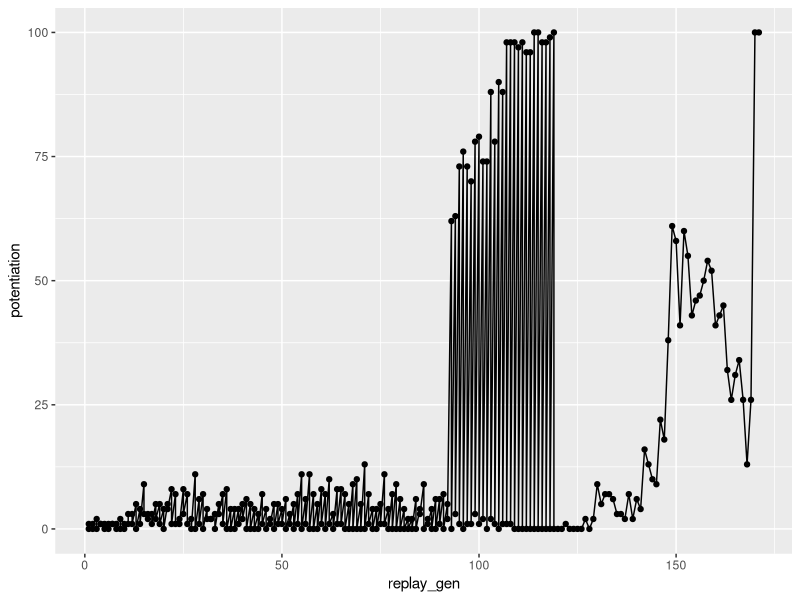
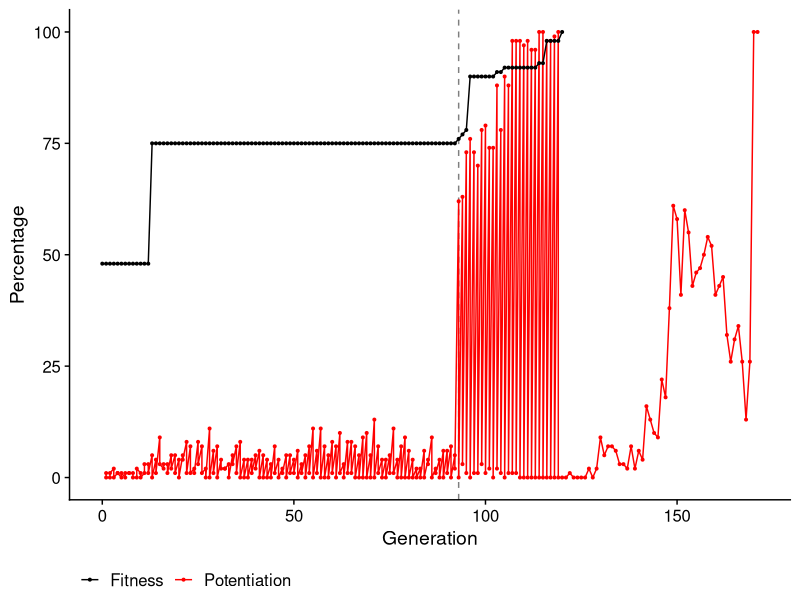

Here is the R script that generated these plots, in order:
rm(list = ls())

library(ggplot2)
library(dplyr)
library(cowplot)

plot_dir = '../plots'
if(!dir.exists(plot_dir)) dir.create(plot_dir)

df_replays = read.csv('../data/combined_replay_data.csv')
df_replays = df_replays[!is.na(df_replays$found_solution) & df_replays$found_solution != '' & df_replays$found_solution != 'found_solution',]
df_replays$replay_gen = as.numeric(substr(df_replays$replay_gen, 5, 10000000))
df_replays$found_solution = as.numeric(df_replays$found_solution)
df_summary = df_replays %>% 
  dplyr::group_by(rep, replay_gen) %>%
  dplyr::summarize(successes = sum(found_solution, na.rm = T), total_reps = dplyr::n())

df_summary$potentiation = (df_summary$successes / df_summary$total_reps) * 100

ggplot(df_summary, aes(x = replay_gen, y = potentiation)) + 
  geom_line() + 
  geom_point()

df_ts = read.csv('../data/replicate_timeseries/305_summary.csv')

point_size = 0.7
ggplot(df_summary, aes(x = replay_gen, y = potentiation)) + 
  geom_vline(xintercept = 93, linetype = 'dashed', alpha = 0.5) + 
  geom_line(aes(color = 'Potentiation')) + 
  geom_point(aes(color = 'Potentiation'), size = point_size) + 
  geom_line(data = df_ts, aes(x = update, y = max_approx_agg_score, color = 'Fitness')) +
  geom_point(data = df_ts, aes(x = update, y = max_approx_agg_score, color = 'Fitness'), size = point_size) + 
  xlab('Generation') + 
  ylab('Percentage') + 
  labs(color = '') + 
  scale_color_manual(values = c('Potentiation'='#ff0000', 'Fitness'='#000000')) + 
  theme_cowplot() + 
  theme(legend.position='bottom')
ggsave(paste0(plot_dir, '/potentiation_and_fitness.png'), units = 'in', width = 8, height = 6)  
ggsave(paste0(plot_dir, '/potentiation_and_fitness.pdf'), units = 'in', width = 6, height = 4)  
